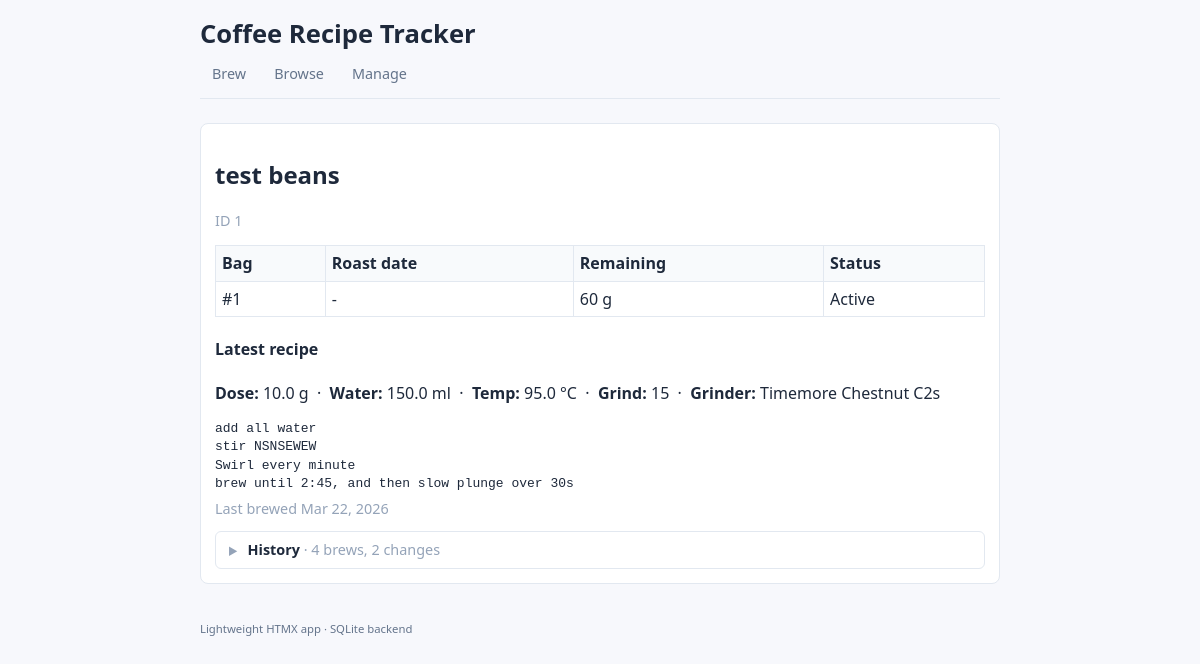
Screenshot of /browse with the database file from the repository.
### app/models.py (models this page shows)
class Bean(SQLModel, table=True):
    id: Optional[int] = Field(default=None, primary_key=True)
    name: str
    origin: Optional[str] = None
    roast_level: Optional[str] = None
    flavor_notes: Optional[str] = None
    notes: Optional[str] = None
    bags: List["BeanBag"] = Relationship(back_populates="bean")
    recipes: List["Recipe"] = Relationship(back_populates="bean")

class BeanBag(SQLModel, table=True):
    id: Optional[int] = Field(default=None, primary_key=True)
    bean_id: int = Field(foreign_key="bean.id")
    roast_date: Optional[date] = None
    purchase_date: Optional[date] = None
    initial_quantity_g: float
    low_threshold_g: float = 50.0
    is_frozen: bool = False
    frozen_date: Optional[date] = None
    thaw_date: Optional[date] = None
    notes: Optional[str] = None
    bean: Optional[Bean] = Relationship(back_populates="bags")
    brews: List["Brew"] = Relationship(back_populates="bag")

class Recipe(SQLModel, table=True):
    id: Optional[int] = Field(default=None, primary_key=True)
    bean_id: int = Field(foreign_key="bean.id")
    brewer_id: int = Field(foreign_key="brewer.id")
    grinder_id: int = Field(foreign_key="grinder.id")
    dose_g: float
    water_ml: float
    temp_c: float
    grind_size: str
    recipe_text: Optional[str] = None
    created_at: datetime = Field(default_factory=lambda: datetime.now(timezone.utc))
    previous_recipe_id: Optional[int] = Field(default=None, foreign_key="recipe.id")
    bean: Optional[Bean] = Relationship(back_populates="recipes")
    brewer: Optional[Brewer] = Relationship(back_populates="recipes")
    grinder: Optional[Grinder] = Relationship(back_populates="recipes")
    brews: List["Brew"] = Relationship(back_populates="recipe")

class Grinder(SQLModel, table=True):
    id: Optional[int] = Field(default=None, primary_key=True)
    name: str
    notes: Optional[str] = None
    recipes: List["Recipe"] = Relationship(back_populates="grinder")

### app/main.py (the view)
@app.get("/browse", response_class=HTMLResponse)
def browse(request: Request):
    with Session(db.engine) as session:
        bean_recipes = crud.get_latest_recipe_per_bean(session)
        return templates.TemplateResponse("browse.html", {
            "request": request,
            "bean_recipes": bean_recipes,
        })

### app/templates/browse.html (shortened to what this page needs)
{% extends 'base.html' %}
{% block content %}
<div class="grid">
    {% for bean, recipe, bags_with_remaining, brews, deltas in bean_recipes %}
    <section class="card">
        <h2>{{ bean.name }}</h2>
        <p class="bean-meta">
            <span class="muted">ID {{ bean.id }}</span>
        </p>
        {% if bags_with_remaining %}
        <table class="delta-table" style="margin:10px 0">
            <thead>
                <tr><th>Bag</th><th>Roast date</th><th>Remaining</th><th>Status</th></tr>
            </thead>
            <tbody>
                {% for bag, remaining in bags_with_remaining %}
                <tr class="{{ 'low-stock' if remaining <= bag.low_threshold_g else '' }}">
                    <td>#{{ bag.id }}</td>
                    <td>{{ bag.roast_date.strftime('%b %d, %Y') if bag.roast_date else '-' }}</td>
                    <td>{{ remaining|int }} g{% if remaining <= bag.low_threshold_g %} ⚠{% endif %}</td>
                    <td>{{ '❄ Frozen' if bag.is_frozen else 'Active' }}</td>
                </tr>
                {% endfor %}
            </tbody>
        </table>
        {% else %}
        <p class="muted">No bags added yet.</p>
        {% endif %}
        {% if recipe %}
        <h4>Latest recipe</h4>
        <div class="recipe-card">
            <p><strong>Dose:</strong> {{ recipe.dose_g }} g &nbsp;·&nbsp;
               <strong>Water:</strong> {{ recipe.water_ml }} ml &nbsp;·&nbsp;
               <strong>Temp:</strong> {{ recipe.temp_c }} °C &nbsp;·&nbsp;
               <strong>Grind:</strong> {{ recipe.grind_size }} &nbsp;·&nbsp;
               <strong>Grinder:</strong> {{ recipe.grinder.name }}</p>
            {% if recipe.recipe_text %}
            <pre class="recipe-text" style="margin-top:8px">{{ recipe.recipe_text }}</pre>
            {% endif %}
            <p class="muted" style="margin-top:6px">Last brewed {{ recipe.created_at.strftime('%b %d, %Y') }}</p>
        </div>
        {% else %}
        <p class="muted">No recipes yet.</p>
        {% endif %}
        {% if brews or deltas %}
        <details class="history-block">
            <summary class="history-summary">
                History
                <span class="muted" style="font-weight:normal">
                    · {{ brews|length }} brew{{ 's' if brews|length != 1 else '' }},
                      {{ deltas|length }} change{{ 's' if deltas|length != 1 else '' }}
                </span>
            </summary>
        </details>
        {% endif %}
    </section>
    {% else %}
    <section class="card">
        <p>No beans added yet. Go to <a href="/manage">Manage</a> to add some.</p>
    </section>
    {% endfor %}
</div>
{% endblock %}

### app/static/styles.css (style rules this page uses)
* { box-sizing: border-box; }
body { margin: 0; font-family: ui-sans-serif, system-ui, -apple-system, Segoe UI, sans-serif; background: #f7f8fc; color: #1e293b; line-height: 1.4; padding: 16px; }
.card { background: #fff; border: 1px solid #e2e8f0; border-radius: 8px; padding: 14px; margin-bottom: 14px; }
.grid { display: grid; gap: 12px; }
.muted { color: #94a3b8; font-size: 0.9rem; margin: 0; }
.bean-meta { color: #64748b; font-size: 0.85rem; }
.history-block { margin-top: 12px; border: 1px solid #e2e8f0; border-radius: 6px; padding: 8px 12px; }
.history-summary { cursor: pointer; font-weight: 600; font-size: 0.9rem; list-style: none; user-select: none; }
.history-summary::before { content: '▶'; font-size: 0.65rem; color: #94a3b8; margin-right: 6px; transition: transform 0.15s; }
.recipe-text { white-space: pre-wrap; margin: 0; }
.delta-table { width: 100%; border-collapse: collapse; margin-top: 8px; }
.delta-table th, .delta-table td { border: 1px solid #e2e8f0; padding: 6px; text-align: left; }
.delta-table th { background: #f8fafc; font-weight: 600; }
@media (min-width: 700px) { .grid { grid-template-columns: 1fr; } }

### rows the page displays
Bean: name "test beans", id "1", dose_g "10.0", water_ml "150.0", temp_c "95.0", grind_size "15", grinder.name "Timemore Chestnut C2s", recipe_text "add all water stir NSNSEWEW Swirl every minute brew until 2:45, and then slow plunge over 30s", created_at "Mar 22, 2026", brews "4", value "s", deltas "2"
BeanBag: id "1", roast_date "-", remaining "60", is_frozen "Active"
